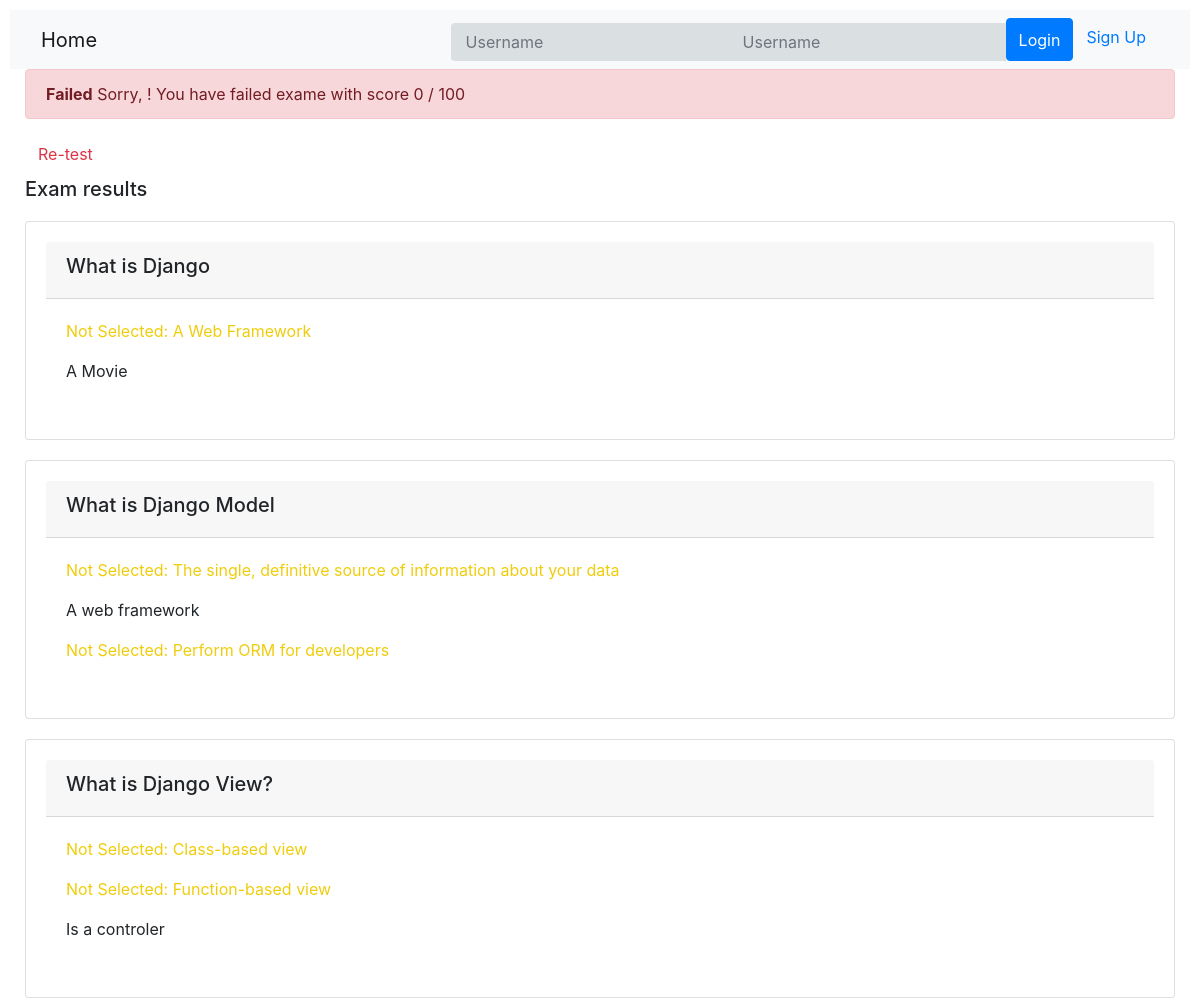
Page /onlinecourse/course/1/submission/1/result/ on the committed database.
### onlinecourse/models.py (models this page shows, shortened)
class Question(models.Model):
    course = models.ForeignKey(Course, on_delete=models.CASCADE)
    question_text = models.TextField()
    grade = models.FloatField(default=0.0)
    def is_get_score(self, selected_ids):
       all_answers = self.choice_set.filter(is_correct=True).count()
       selected_correct = self.choice_set.filter(is_correct=True, id__in=selected_ids).count()
       if all_answers == selected_correct:
           return True
       else:
           return False

class Choice(models.Model):
    question = models.ForeignKey(Question, on_delete=models.CASCADE)
    content = models.CharField(max_length=1000)
    is_correct = models.BooleanField(default=False)

### onlinecourse/views.py (the view)
# urls.py: path('course/<int:course_id>/submission/<int:submission_id>/result/', views.show_exam_result, name='show_exam_result'),
def show_exam_result(request, course_id, submission_id):
    context ={}
    total = 0
    user = request.user
    course = get_object_or_404(Course, pk=course_id)
    submission = Submission.objects.get(id=submission_id)
    questions = Question.objects.filter(course=course)
    selected_choices = submission.choices.all()
    selected_ids = [obj.id for obj in selected_choices]
    answers_correct = 0
    answers_total = 0
    for question in questions:
        answers_total += 1
        is_choice_correct = question.is_get_score(selected_ids)
        if is_choice_correct == True:
            answers_correct += 1
    exam_grade = answers_correct / answers_total
    context['course'] = course
    context['selected_ids'] = selected_ids
    context['exam_grade'] = int(exam_grade*100)
    return render(request, 'onlinecourse/exam_result_bootstrap.html', context)

### onlinecourse/templates/onlinecourse/exam_result_bootstrap.html (shortened to what this page needs)
<!DOCTYPE html>
<html lang="en">
<head>
    {% load static %}
    <link rel="stylesheet" type="text/css" href="{% static 'onlinecourse/course.css' %}">
    <link rel="stylesheet" href="https://maxcdn.bootstrapcdn.com/bootstrap/4.5.2/css/bootstrap.min.css">
</head>
<body>
<nav class="navbar navbar-light bg-light">
    <div class="container-fluid">
        <div class="navbar-header">
              <a class="navbar-brand" href="{% url 'onlinecourse:index' %}">Home</a>
        </div>
        <ul class="nav navbar-nav navbar-right">
            {% if user.is_authenticated %}
            <li>
                <a class="btn btn-link" href="#">{{ user.first_name }}({{ user.username }})</a>
                <a class="btn btn-link" href="{% url 'onlinecourse:logout' %}">Logout</a>
            </li>
            {% else %}
            <li>
                <form class="form-inline" action="{% url 'onlinecourse:login' %}" method="post">
                    <div class="input-group">
                        <input type="text" class="form-control" placeholder="Username" name="username" >
                        <input type="password" class="form-control" placeholder="Username" name="psw" >
                        <button class="btn btn-primary" type="submit">Login</button>
                        <a class="btn btn-link" href="{% url 'onlinecourse:registration' %}">Sign Up</a>
                    </div>
                </form>
            </li>
            {% endif %}
        </ul>
    </div>
</nav>
<div class="container-fluid">
    {% if exam_grade > 80 %}
    <div class="alert alert-success">
        <strong>Congratulations, {{ user.first_name }}!</strong> You have passed the exam and completed the course with score {{ exam_grade }} / 100
    </div>
        {% else %}
        <div class="alert alert-danger">
            <strong>Failed</strong> Sorry, {{ user.first_name }}! You have failed exame with score {{ exam_grade }} / 100
        </div>
        <a class="btn btn-link text-danger" href="{% url 'onlinecourse:course_details' course.id %}">Re-test</a>
        {% endif %}
        <div class="card-columns-vertical mt-1">
            <h5 class="">Exam results</h5>
            <div class="card-columns-vertical">
                {% for question in course.question_set.all %}
                <div class="card">
                    <div class="card-header">
                        <h5>{{ question.question_text}}</h5>
                    </div>
                    <div class="card-body">
                    {% for choice in question.choice_set.all %}
                        {% if choice.id in selected_ids %}
                            {% if choice.is_correct == True %}
                                <p style="color:rgb(49, 199, 62);">Correct answer: {{ choice.content }}</p>
                            {% else %}
                                <p style="color:rgb(238, 9, 9);">Inorrect answer: {{ choice.content }}</p>
                            {% endif %}
                        {% else %}
                            {% if choice.is_correct == True %}
                                <p style="color:rgb(239, 205, 13);">Not Selected: {{ choice.content }}</p>
                            {% else %}
                                <p>{{ choice.content }}</p>
                            {% endif %}
                        {% endif %}
                    {% endfor %}
                    </div>
                </div>
                {% endfor %}
            </div>
        </div>
    </div>
</body>
</html>

### static/onlinecourse/course.css (style rules this page uses)
body { font-family: Arial, Helvetica, sans-serif; }
* { box-sizing: border-box }
body { font-family: Arial; padding: 10px; background: #ececec; }
.card { background-color: white; padding: 20px; margin-top: 20px; }
input[type=text], input[type=password] { width: 100%; padding: 15px; margin: 5px 0 22px 0; display: inline-block; border: none; background: #dadfe1; }

### rows in the picture
Question: question_text "What is Django"
Choice: content "A Web Framework"
Choice: content "A Movie"
Question: question_text "What is Django Model"
Choice: content "The single, definitive source of information about your data"
Choice: content "A web framework"
Choice: content "Perform ORM for developers"
Question: question_text "What is Django View?"
Choice: content "Class-based view"
Choice: content "Function-based view"
Choice: content "Is a controler"

### other values in the picture
{{ exam_grade }} "0"
